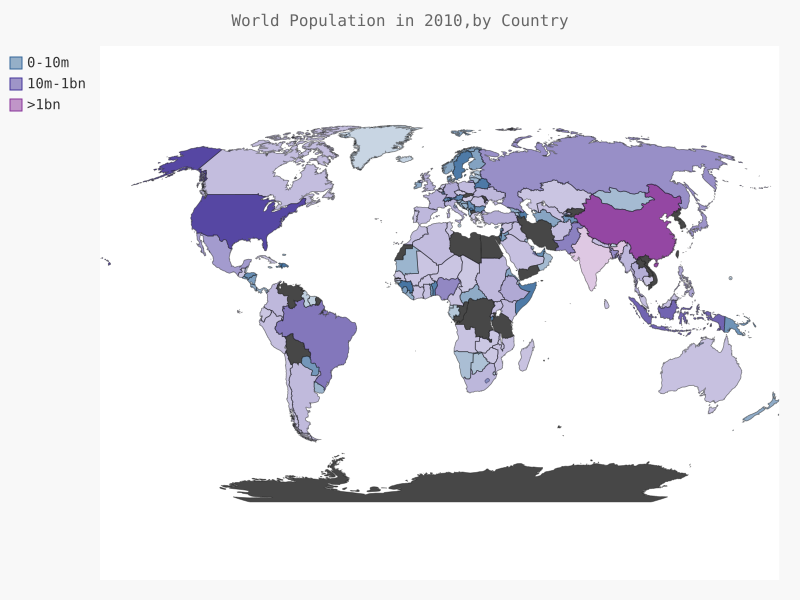

The script that drew this image:
import json
import pygal
from pygal.style import RotateStyle as RS,LightColorizedStyle as LCS
from country_codes import get_country_code

filename = 'population_data.json'
with open(filename) as f:
	pop_data = json.load(f)

cc_populations = {}
for pop_dict in pop_data:
	if pop_dict['Year'] == '2010':
		country_name = pop_dict['Country Name']
		population = int(float(pop_dict['Value']))
		code = get_country_code(country_name)
		if code:
			cc_populations[code] = population

cc_pop_1,cc_pop_2,cc_pop_3 = {},{},{}
for cc,pop in cc_populations.items():
	if pop < 10000000:
		cc_pop_1[cc] = pop
	elif pop < 1000000000:
		cc_pop_2[cc] = pop
	else:
		cc_pop_3[cc] = pop

#print(len(cc_pop_1),len(cc_pop_2),len(cc_pop_3))

wm_style = RS('#336699',base_style=LCS)
wm = pygal.Worldmap(style=wm_style)
wm.title = 'World Population in 2010,by Country'
wm.add('0-10m',cc_pop_1)
wm.add('10m-1bn',cc_pop_2)
wm.add('>1bn',cc_pop_3)

wm.render_to_file('world_population.svg')
